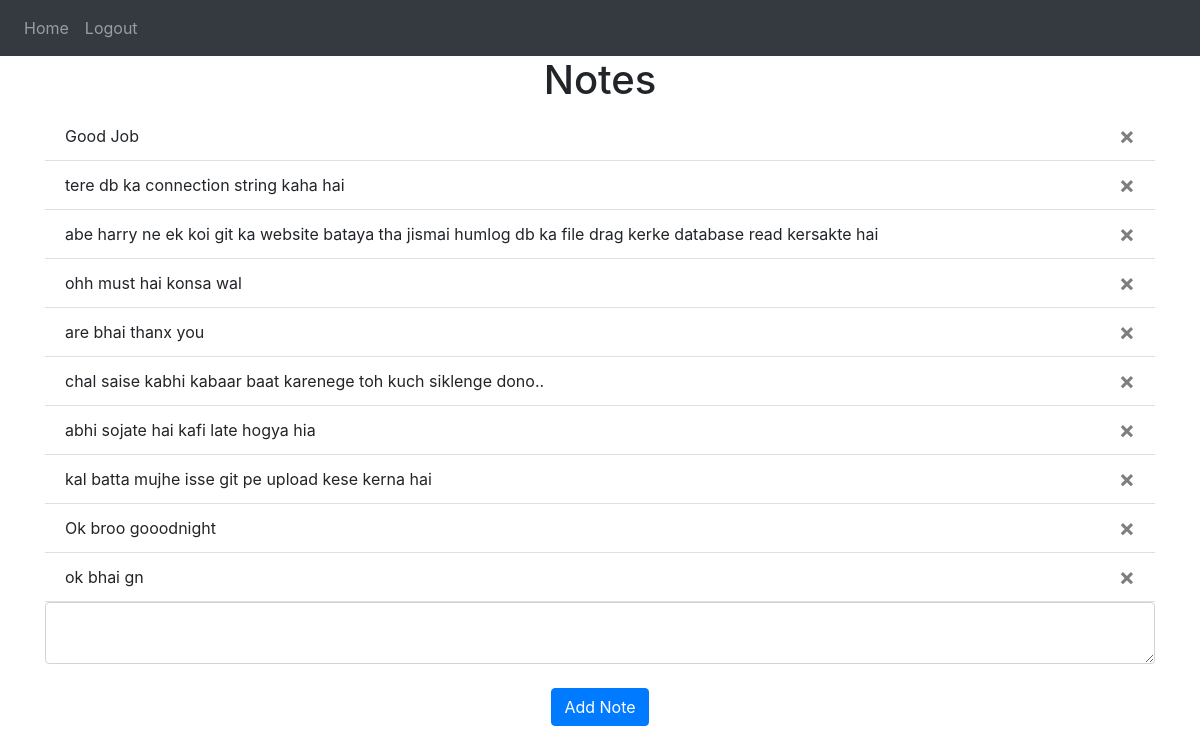
Page / (signed in) on the committed database.
### website/models.py (models this page shows)
class Note(db.Model):
    id = db.Column(db.Integer, primary_key=True)
    data = db.Column(db.String(10000))
    date = db.Column(db.DateTime(timezone=True), default=func.now())
    user_id = db.Column(db.Integer, db.ForeignKey('user.id'))

### website/views.py (the view, shortened to what this page needs)
@views.route('/', methods=['GET', 'POST'])
@login_required
def home():
    return render_template("home.html", user=current_user)

### website/__init__.py (called while the page is built)
def create_app():
    app = Flask(__name__)
    app.config['SECRET_KEY'] = 'deepankar'
    app.config['SQLALCHEMY_DATABASE_URI'] = f'sqlite:///{DB_NAME}'
    db.init_app(app)
    from .views import views
    from .auth import auth
    app.register_blueprint(views, url_prefix='/')
    app.register_blueprint(auth, url_prefix='/')
    from .models import User, Note
    create_database(app)
    login_manager = LoginManager()
    login_manager.login_view = 'auth.login'
    login_manager.init_app(app)
    @login_manager.user_loader
    def load_user(id):
        return User.query.get(int(id))
    return app

### website/templates/home.html
{% extends "base.html" %} {% block title %}Home{% endblock %} {% block content
    %}
    <h1 align="center">Notes</h1>
    <ul class="list-group list-group-flush" id="notes">
      {% for note in user.notes %}
      <li class="list-group-item">
        {{ note.data }}
        <button type="button" class="close" onClick="deleteNote({{ note.id }})">
          <span aria-hidden="true">&times;</span>
        </button>
      </li>
      {% endfor %}
    </ul>
    <form method="POST">
      <textarea name="note" id="note" class="form-control"></textarea>
      <br />
      <div align="center">
        <button type="submit" class="btn btn-primary">Add Note</button>
      </div>
    </form>
    {% endblock %}

### website/templates/base.html (shortened to what this page needs)
<!DOCTYPE html>
<html lang="en">
<head>
    <link
      rel="stylesheet"
      href="https://stackpath.bootstrapcdn.com/bootstrap/4.4.1/css/bootstrap.min.css"
    />
    <link
      rel="stylesheet"
      href="https://stackpath.bootstrapcdn.com/font-awesome/4.7.0/css/font-awesome.min.css"
    />
</head>
<body>
<nav class="navbar navbar-expand-lg navbar-dark bg-dark">
   <div class="collapse navbar-collapse" id="navbar">
       <div class="navbar-nav">
         {% if user.is_authenticated %}
         <a class="nav-item nav-link" id="home" href="/home">Home</a>
         <a class="nav-item nav-link" id="logout" href="/logout">Logout</a>
         {% else %}
          <a class="nav-item nav-link" id="login" href="/login">Login</a>
          <a class="nav-item nav-link" id="sign-up" href="/sign-up">Sign Up</a>
          {% endif %}
       </div>
   </div>
</nav>
<div class="container">
  {% block content %}
  {% endblock content %}
</div>
</body>
</html>

### rows in the picture
Note: data "Good Job"
Note: data "tere db ka connection string kaha hai"
Note: data "abe harry ne ek koi git ka website bataya tha jismai humlog db ka file drag kerke database read kersakte hai"
Note: data "ohh must hai konsa wal"
Note: data "are bhai thanx you"
Note: data "chal saise kabhi kabaar baat karenege toh kuch siklenge dono.."
Note: data "abhi sojate hai kafi late hogya hia"
Note: data "kal batta mujhe isse git pe upload kese kerna hai"
Note: data "Ok broo gooodnight"
Note: data "ok bhai gn"
